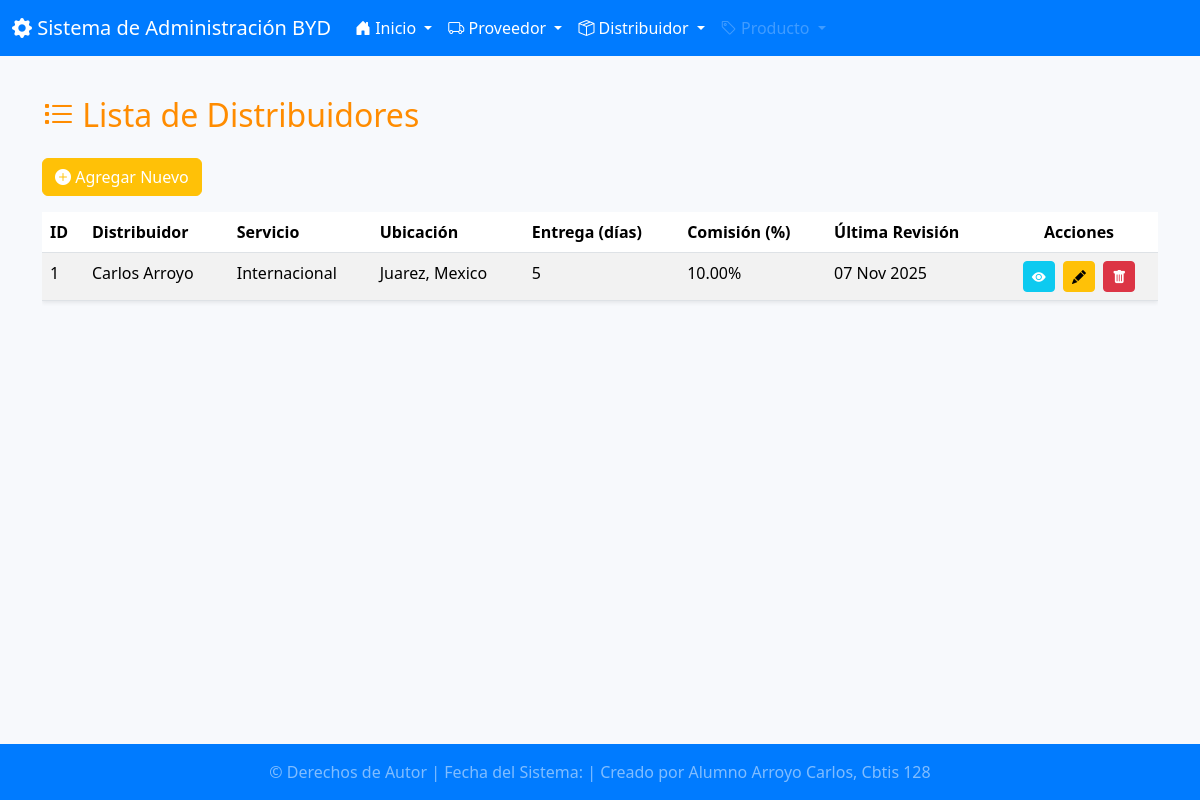
The page /distribuidor/ on the database its author committed.
### app_Proveedor/models.py (models this page shows, shortened)
class Distribuidor(models.Model):
    nombre_distribuidor = models.CharField(max_length=100, unique=True, verbose_name="Nombre del Distribuidor")
    tipo_servicio = models.CharField(max_length=50, choices=[('LOCAL', 'Local'), ('NACIONAL', 'Nacional'), ('INTERNACIONAL', 'Internacional')])
    ciudad = models.CharField(max_length=50)
    pais = models.CharField(max_length=50)
    tiempo_entrega_dias = models.IntegerField(verbose_name="Tiempo de Entrega (días)")
    comision = models.DecimalField(max_digits=5, decimal_places=2, help_text="Comisión en porcentaje")
    ultima_revision = models.DateField(auto_now=True, verbose_name="Última Revisión")
    class Meta:
        verbose_name = "Distribuidor"
        verbose_name_plural = "Distribuidores"
        ordering = ['nombre_distribuidor']

### app_Proveedor/views.py (the view)
# urls.py: path('distribuidor/', views.inicio_distribuidor, name='ver_distribuidores'),
def inicio_distribuidor(request):
    distribuidores = Distribuidor.objects.all().order_by('nombre_distribuidor')
    return render(request, 'distribuidor/ver_distribuidores.html', {'distribuidores': distribuidores})

### app_Proveedor/templates/distribuidor/ver_distribuidores.html (shortened to what this page needs)
{% extends "base.html" %}
{% block content %}
<h2 class="mb-4" style="color: #ff8c00;"><i class="bi bi-list-task"></i> Lista de Distribuidores</h2>
<a href="{% url 'agregar_distribuidor' %}" class="btn btn-warning mb-3 text-white"><i class="bi bi-plus-circle-fill"></i> Agregar Nuevo</a>
{% if distribuidores %}
<div class="table-responsive">
    <table class="table table-hover table-striped shadow-sm">
        <thead class="text-white" style="background-color: #ff8c00;">
            <tr>
                <th>ID</th>
                <th>Distribuidor</th>
                <th>Servicio</th>
                <th>Ubicación</th>
                <th>Entrega (días)</th>
                <th>Comisión (%)</th>
                <th>Última Revisión</th>
                <th class="text-center">Acciones</th>
            </tr>
        </thead>
        <tbody>
            {% for d in distribuidores %}
            <tr>
                <td>{{ d.id }}</td>
                <td>{{ d.nombre_distribuidor }}</td>
                <td>{{ d.get_tipo_servicio_display }}</td>
                <td>{{ d.ciudad }}, {{ d.pais }}</td>
                <td>{{ d.tiempo_entrega_dias }}</td>
                <td>{{ d.comision }}%</td>
                <td>{{ d.ultima_revision|date:"d M Y" }}</td>
                <td class="text-center">
                    <a href="{% url 'actualizar_distribuidor' d.id %}" class="btn btn-sm btn-info text-white me-1" title="Ver/Editar"><i class="bi bi-eye-fill"></i></a>
                    <a href="{% url 'actualizar_distribuidor' d.id %}" class="btn btn-sm btn-warning me-1" title="Editar"><i class="bi bi-pencil-fill"></i></a>
                    <a href="{% url 'borrar_distribuidor' d.id %}" class="btn btn-sm btn-danger" title="Borrar"><i class="bi bi-trash-fill"></i></a>
                </td>
            </tr>
            {% endfor %}
        </tbody>
    </table>
</div>
{% else %}
<div class="alert alert-warning">
    No se encontraron distribuidores registrados.
</div>
{% endif %}
{% endblock %}

### app_Proveedor/templates/base.html (style rules this page uses)
body { display: flex; flex-direction: column; min-height: 100vh; background-color: #f7f9fc; }

### rows shown on the page
Distribuidor: id "1", nombre_distribuidor "Carlos Arroyo", tipo_servicio "Internacional", ciudad "Juarez", pais "Mexico", tiempo_entrega_dias "5", comision "10.00", ultima_revision "07 Nov 2025"
